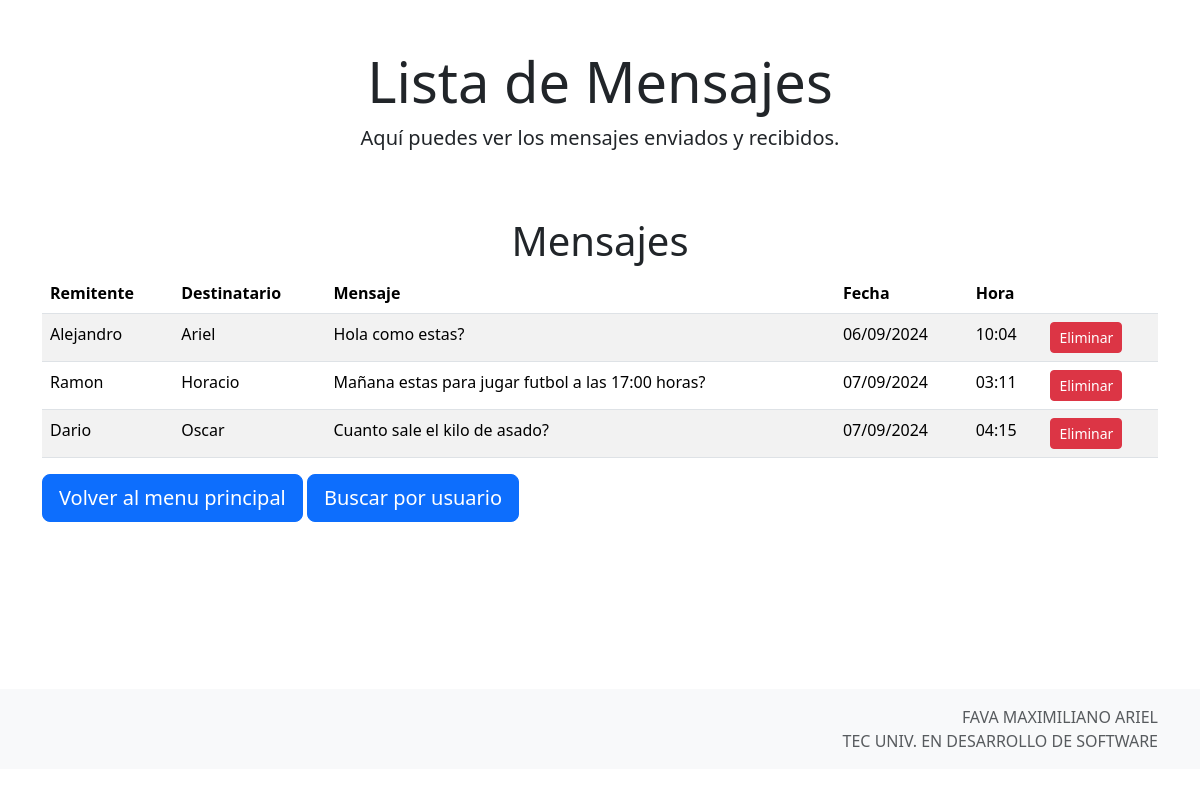
Before: /mensajes/ with the older database file.
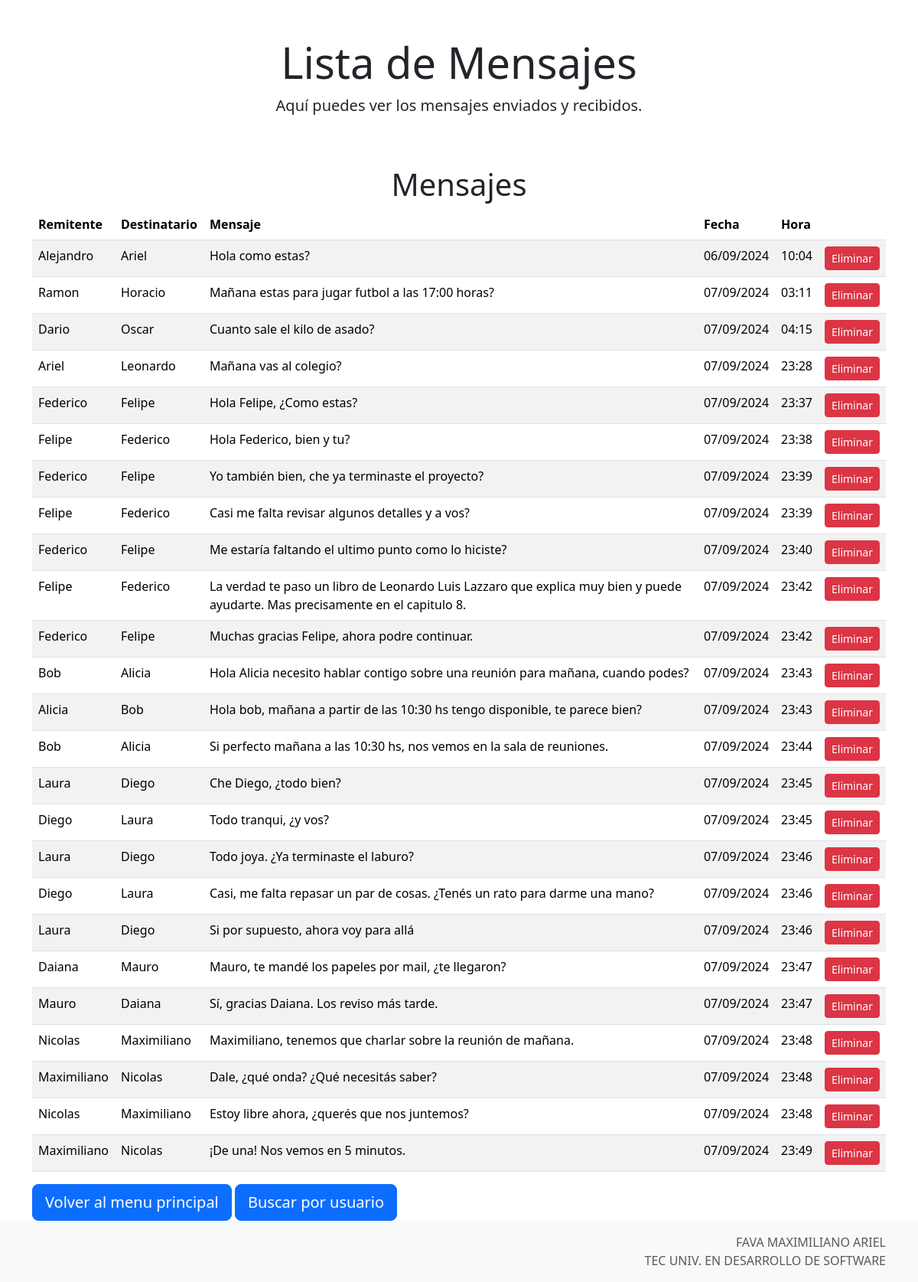
After: the same page with the newer database file.
### mensajes/models.py (models this page shows, shortened)
class Mensaje(models.Model):
    remitente = models.CharField(max_length=255)
    destinatario = models.CharField(max_length=255)
    texto = models.TextField()
    fecha_hora = models.DateTimeField(auto_now=True)

### mensajes/views.py (the view)
# urls.py: path('mensajes/', MensajeListView.as_view(), name='mensaje_list'),
class MensajeListView(View):
    def get(self, request):
        mensajes = Mensaje.objects.all()
        return render(request, 'mensajes/mensaje_list.html', {'mensajes': mensajes})

### mensajes/templates/mensajes/mensaje_list.html (shortened to what this page needs)
{% extends 'mensajes/base.html' %}
{% block header_title %}Lista de Mensajes{% endblock %}
{% block header_description %}Aquí puedes ver los mensajes enviados y recibidos.{% endblock %}
{% block content %}
<div class="container mt-5">
    <h1 class="text-center">Mensajes</h1>
    <table class="table table-striped">
        <thead>
            <tr>
                <th>Remitente</th>
                <th>Destinatario</th>
                <th>Mensaje</th>
                <th>Fecha</th>
                <th>Hora</th>
                <th></th>
            </tr>
        </thead>
        <tbody>
            {% for mensaje in mensajes %}
            <tr>
                <td>{{ mensaje.remitente }}</td>
                <td>{{ mensaje.destinatario }}</td>
                <td>{{ mensaje.texto }}</td>
                <td>{{ mensaje.fecha_hora|date:"d/m/Y" }}</td>
                <td>{{ mensaje.fecha_hora|date:"H:i" }}</td>
                <td>
                    <form method="POST" action="{% url 'mensajes:mensaje_delete' mensaje.id %}" style="display:inline;">
                        <button type="submit" class="btn btn-danger btn-sm">Eliminar</button>
                    </form>
                </td>
            </tr>
            {% empty %}
            <tr>
                <td colspan="6" class="text-center">No hay mensajes disponibles.</td>
            </tr>
            {% endfor %}
        </tbody>
    </table>
    <a href="{% url 'mensajes:index' %}" class="btn btn-primary btn-lg">Volver al menu principal</a>
    <a href="{% url 'mensajes:mensaje_by_user' %}" class="btn btn-primary btn-lg">Buscar por usuario</a>
</div>
{% endblock %}

Changed rows visible on the page:
added Mensaje: remitente "Ariel", destinatario "Leonardo", texto "Mañana vas al colegio?", fecha_hora "07/09/2024", fecha_hora "23:28"
added Mensaje: remitente "Federico", destinatario "Felipe", texto "Hola Felipe, ¿Como estas?", fecha_hora "07/09/2024", fecha_hora "23:37"
added Mensaje: remitente "Felipe", destinatario "Federico", texto "Hola Federico, bien y tu?", fecha_hora "07/09/2024", fecha_hora "23:38"
added Mensaje: remitente "Federico", destinatario "Felipe", texto "Yo también bien, che ya terminaste el proyecto?", fecha_hora "07/09/2024", fecha_hora "23:39"
added Mensaje: remitente "Felipe", destinatario "Federico", texto "Casi me falta revisar algunos detalles y a vos?", fecha_hora "07/09/2024", fecha_hora "23:39"
added Mensaje: remitente "Federico", destinatario "Felipe", texto "Me estaría faltando el ultimo punto como lo hiciste?", fecha_hora "07/09/2024", fecha_hora "23:40"
added Mensaje: remitente "Felipe", destinatario "Federico", texto "La verdad te paso un libro de Leonardo Luis Lazzaro que explica muy bien y puede ayudarte. Mas precisamente en el capitulo 8.", fecha_hora "07/09/2024", fecha_hora "23:42"
added Mensaje: remitente "Federico", destinatario "Felipe", texto "Muchas gracias Felipe, ahora podre continuar.", fecha_hora "07/09/2024", fecha_hora "23:42"
added Mensaje: remitente "Bob", destinatario "Alicia", texto "Hola Alicia necesito hablar contigo sobre una reunión para mañana, cuando podes?", fecha_hora "07/09/2024", fecha_hora "23:43"
added Mensaje: remitente "Alicia", destinatario "Bob", texto "Hola bob, mañana a partir de las 10:30 hs tengo disponible, te parece bien?", fecha_hora "07/09/2024", fecha_hora "23:43"
added Mensaje: remitente "Bob", destinatario "Alicia", texto "Si perfecto mañana a las 10:30 hs, nos vemos en la sala de reuniones.", fecha_hora "07/09/2024", fecha_hora "23:44"
added Mensaje: remitente "Laura", destinatario "Diego", texto "Che Diego, ¿todo bien?", fecha_hora "07/09/2024", fecha_hora "23:45"
added Mensaje: remitente "Diego", destinatario "Laura", texto "Todo tranqui, ¿y vos?", fecha_hora "07/09/2024", fecha_hora "23:45"
added Mensaje: remitente "Laura", destinatario "Diego", texto "Todo joya. ¿Ya terminaste el laburo?", fecha_hora "07/09/2024", fecha_hora "23:46"
added Mensaje: remitente "Diego", destinatario "Laura", texto "Casi, me falta repasar un par de cosas. ¿Tenés un rato para darme una mano?", fecha_hora "07/09/2024", fecha_hora "23:46"
added Mensaje: remitente "Laura", destinatario "Diego", texto "Si por supuesto, ahora voy para allá", fecha_hora "07/09/2024", fecha_hora "23:46"
added Mensaje: remitente "Daiana", destinatario "Mauro", texto "Mauro, te mandé los papeles por mail, ¿te llegaron?", fecha_hora "07/09/2024", fecha_hora "23:47"
added Mensaje: remitente "Mauro", destinatario "Daiana", texto "Sí, gracias Daiana. Los reviso más tarde.", fecha_hora "07/09/2024", fecha_hora "23:47"
added Mensaje: remitente "Nicolas", destinatario "Maximiliano", texto "Maximiliano, tenemos que charlar sobre la reunión de mañana.", fecha_hora "07/09/2024", fecha_hora "23:48"
added Mensaje: remitente "Maximiliano", destinatario "Nicolas", texto "Dale, ¿qué onda? ¿Qué necesitás saber?", fecha_hora "07/09/2024", fecha_hora "23:48"
added Mensaje: remitente "Nicolas", destinatario "Maximiliano", texto "Estoy libre ahora, ¿querés que nos juntemos?", fecha_hora "07/09/2024", fecha_hora "23:48"
added Mensaje: remitente "Maximiliano", destinatario "Nicolas", texto "¡De una! Nos vemos en 5 minutos.", fecha_hora "07/09/2024", fecha_hora "23:49"
